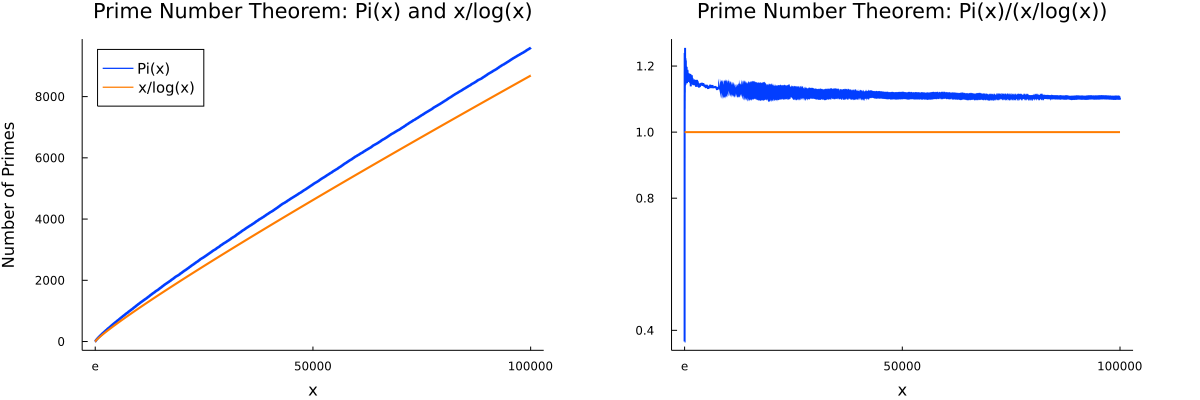

Recreate this plot in Julia.
using Primes, Plots, LinearAlgebra

P=zeros(100000);
P[1]=1;
P[2]=1;
L=zeros(100000);
L[1]=3/log(3);
L[2]=3/log(3);
N=zeros(100000);
N[1]=1;
N[2]=2;
Q=ones(100000);

for i=3:100000
    A=zeros(i);
    for j=1:i
        A[j]=Float64(isprime(j));
    end
    P[i]=sum(A);
    L[i]=i/log(i);
    N[i]=i;
end

p1=plot([P L],  
    grid=false,
    linewidth=2, 
    title="Prime Number Theorem: Pi(x) and x/log(x)", 
    right_margin=Plots.Measures.Length(:mm, 10.0),
    left_margin=Plots.Measures.Length(:mm, 5.0),
    xlabel="x",
    xticks = ([1 50000 100000;], ["e" "50000" "100000"]),
    yaxis="Number of Primes",
    legendfont=font(10), 
    label=["Pi(x)" "x/log(x)"],
    palette = :seaborn_bright, 
    legend = :topleft)
savefig("pnt1.png") 

p2=plot([P./L Q],  
    grid=false,
    linewidth=2, 
    title="Prime Number Theorem: Pi(x)/(x/log(x))", 
    right_margin=Plots.Measures.Length(:mm, 10.0),
    left_margin=Plots.Measures.Length(:mm, 5.0),
    xlabel="x",
    xticks = ([1 50000 100000;], ["e" "50000" "100000"]),
    yaxis="",
    yticks = ([0.4 0.8 1.0 1.2;], ["0.4" "0.8" "1.0" "1.2"]),
    label = :false,
    palette = :seaborn_bright, 
    legend = :topright)
savefig("pnt2.png") 

plot(p1, p2,
     layout=(1,2), 
     size=(1200,400), 
     left_margin=Plots.Measures.Length(:mm, 5.0),
     right_margin=Plots.Measures.Length(:mm, 15.0),
     top_margin=Plots.Measures.Length(:mm, 5.0),
     bottom_margin=Plots.Measures.Length(:mm, 5.0))
savefig("pnt.png") 
